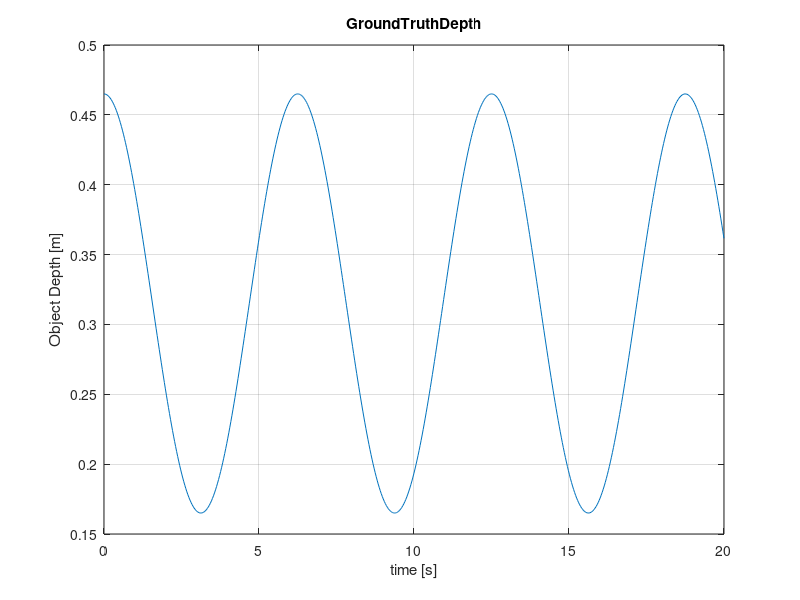
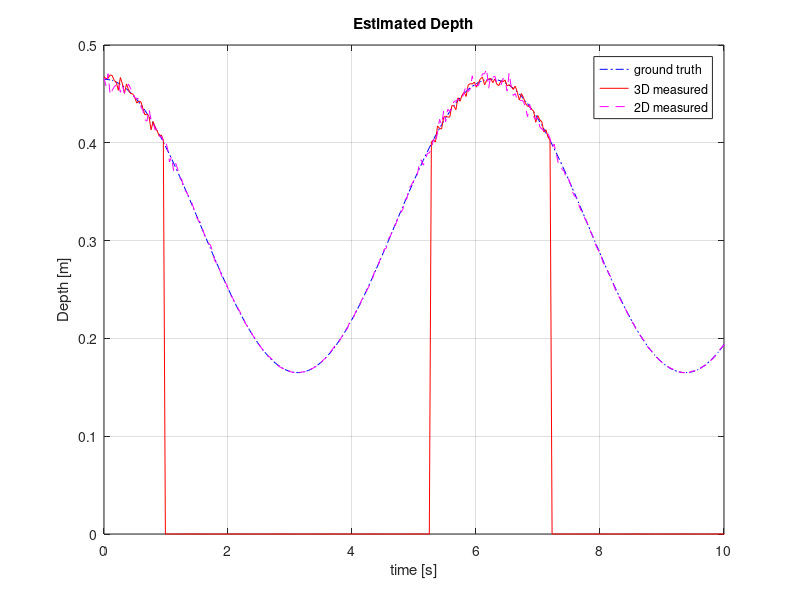

Write MATLAB code to recreate these figures, in order. (Note: this script raises an error after producing the figures.)
%% config
%true depth
% sampling time 
ST = 0.033 %33ms
% ST = 0.1 %33ms
END = 20.0 % 5sec simulation

STEREO_NOISE_S = 0.5; % 1px sigma for stereo disparity noise
MONO_NOISE_S = 1; % 1?? sigma for monocular distance estimation noise

%% make ground truth data 
t = (0:ST:END).'; %time 
len = size(t,1);
freq =0.16;
phase = pi/2
% Z = 0.3 + 0.15*sin(2*pi*freq*t+pi/2);% 300mm +- 100mm
Z = 0.315 + 0.15*sin(2*pi*freq*t+phase);% 300mm +- 100mm
VZ = 2*pi*freq*0.15*cos(2*pi*freq*t+phase);
AZ = -2*pi*2*pi*freq*0.15*freq*sin(2*pi*freq*t+phase);

%% Noisy Observation 
BF = 0.065*400; % base line * focal length
StereoNoise = STEREO_NOISE_S * randn(length(t),1);
Disp = BF./Z + StereoNoise;
Zlim = 0.4;

mDisp = Disp;
INFF = 1000000000;
mDisp(mDisp>BF/Zlim) = INFF;

figure(1);
plot(t,Z)
title('GroundTruthDepth')
xlabel('time [s]')
ylabel('Object Depth [m]')
grid on;

%% Noisy Monocluar Obserbation
Z0 = 0.315 % the real distance template is taken
IMG_SIZE = 600/2% 300 times 300 pix template
MonoNoise = MONO_NOISE_S*randn(length(t),1); % sigma = 1px image noise 
Snoise = 2./(Z0./Z * IMG_SIZE).* MonoNoise;
Scale = Z0./Z + Snoise;
dScale = [1; Scale(2:length(t))./Scale(1:length(t)-1)];

hfig=figure(2)
plt = plot(t,Z,'b-.',t,BF./mDisp,'r',t,Z0./Scale,'m--')
% setfigcolor(plt,'gby')
title('Estimated Depth')
xlabel('time [s]')
ylabel('Depth [m]')
xlim([0 END/2])
legend('ground truth','3D measured','2D measured')
grid on;
    pfig = pubfig(hfig);
    pfig.LegendLoc = 'best';
    pfig.Dimension = [15 11];
    expfig(['Estimated Depth'],'-pdf');


hfig=figure(3);
plot(t,Scale,'r',t,Z0./Z,'b--')
title('Estimated Scaling')
xlabel('time [s]')
ylabel('Scaling')
legend('measured','ground truth')
grid on;
    pfig = pubfig(hfig);
    pfig.LegendLoc = 'best';
    pfig.Dimension = [15 11];
    expfig(['Estimated Scaling'],'-pdf');
